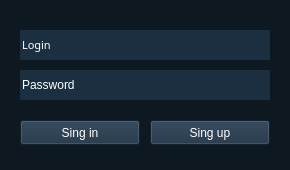
<?xml version="1.0" encoding="UTF-8"?>
<ui version="4.0">
 <class>MainWindow</class>
 <widget class="QMainWindow" name="MainWindow">
  <property name="windowModality">
   <enum>Qt::NonModal</enum>
  </property>
  <property name="geometry">
   <rect>
    <x>0</x>
    <y>0</y>
    <width>290</width>
    <height>170</height>
   </rect>
  </property>
  <property name="font">
   <font>
    <family>Calibri Light</family>
    <pointsize>8</pointsize>
    <weight>3</weight>
    <italic>false</italic>
    <bold>false</bold>
   </font>
  </property>
  <property name="windowTitle">
   <string>Login Window</string>
  </property>
  <property name="styleSheet">
   <string notr="true">font: 25 8pt &quot;Calibri Light&quot;;
background-color: rgb(14, 24, 33);
</string>
  </property>
  <property name="tabShape">
   <enum>QTabWidget::Triangular</enum>
  </property>
  <widget class="QWidget" name="centralwidget">
   <widget class="QPushButton" name="singin_button">
    <property name="geometry">
     <rect>
      <x>20</x>
      <y>120</y>
      <width>120</width>
      <height>25</height>
     </rect>
    </property>
    <property name="styleSheet">
     <string notr="true">border-color: rgb(121, 143, 140);
font: 25 8pt &quot;Calibri Light&quot;;
background-color: rgb(27, 47, 65);
color: rgb(255, 255, 255);
selection-color: rgb(0, 0, 0);
selection-background-color: rgb(121, 143, 140);</string>
    </property>
    <property name="text">
     <string>Sing in</string>
    </property>
   </widget>
   <widget class="QPushButton" name="singup_button">
    <property name="geometry">
     <rect>
      <x>150</x>
      <y>120</y>
      <width>120</width>
      <height>25</height>
     </rect>
    </property>
    <property name="styleSheet">
     <string notr="true">border-color: rgb(121, 143, 140);
font: 25 8pt &quot;Calibri Light&quot;;
background-color: rgb(27, 47, 65);
color: rgb(255, 255, 255);
selection-color: rgb(0, 0, 0);
selection-background-color: rgb(121, 143, 140);</string>
    </property>
    <property name="text">
     <string>Sing up</string>
    </property>
   </widget>
   <widget class="QLineEdit" name="login_line">
    <property name="geometry">
     <rect>
      <x>20</x>
      <y>30</y>
      <width>250</width>
      <height>30</height>
     </rect>
    </property>
    <property name="font">
     <font>
      <family>Calibri Light</family>
      <pointsize>8</pointsize>
      <weight>3</weight>
      <italic>false</italic>
      <bold>false</bold>
     </font>
    </property>
    <property name="styleSheet">
     <string notr="true">border-color: rgb(121, 143, 140);
color: rgb(255, 255, 255);
font: 25 8pt &quot;Calibri Light&quot;;
background-color: rgb(27, 47, 65);</string>
    </property>
    <property name="text">
     <string>Login</string>
    </property>
    <property name="frame">
     <bool>false</bool>
    </property>
   </widget>
   <widget class="QLineEdit" name="pw_line">
    <property name="geometry">
     <rect>
      <x>20</x>
      <y>70</y>
      <width>250</width>
      <height>30</height>
     </rect>
    </property>
    <property name="styleSheet">
     <string notr="true">border-color: rgb(121, 143, 140);
color: rgb(255, 255, 255);
font: 25 8pt &quot;Calibri Light&quot;;
background-color: rgb(27, 47, 65);</string>
    </property>
    <property name="text">
     <string>Password</string>
    </property>
    <property name="frame">
     <bool>false</bool>
    </property>
    <property name="dragEnabled">
     <bool>false</bool>
    </property>
   </widget>
  </widget>
 </widget>
 <resources/>
 <connections/>
</ui>
